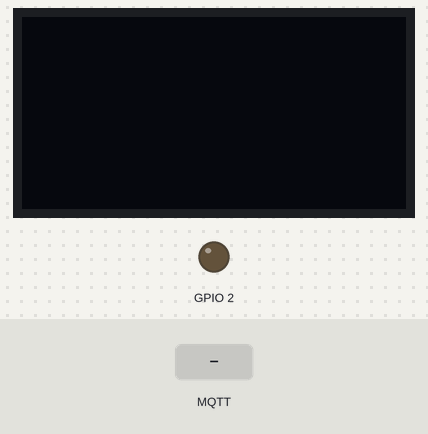
A sketch run on a simulated ESP8266 (NodeMCU). Shown: 128×64 one-colour display, output pins drawn as LEDs (lit = HIGH, except the on-board LED, lit = LOW). The inputs (shaded band) are chosen by the test bench. WiFi joins after 1.5 s; servers stay silent unless stated; the local clock reads 2024-03-15 10:24:30 at power-on unless the sketch sets it; no MQTT or app messages arrive unless stated; what the sketch prints to the serial monitor is not drawn.

Above: at 2.8 s.
2.9 s: MQTT message "1" arrives on the first subscribed topic
At 3.07 s:
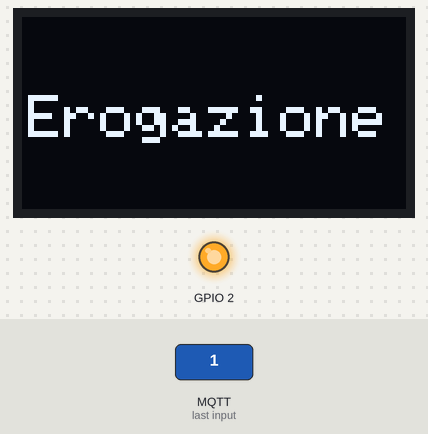
5.3 s: MQTT message "0" arrives on the first subscribed topic
At 5.47 s:
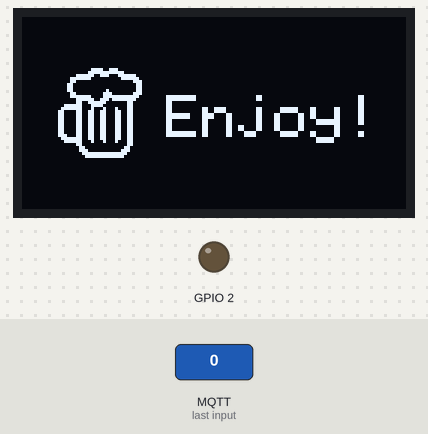
7.7 s: MQTT message "2" arrives on the first subscribed topic
At 8.9 s:
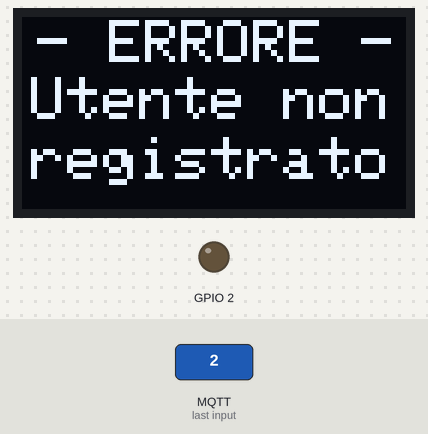
9.9 s: MQTT message "1" arrives on the first subscribed topic
At 11.97 s:
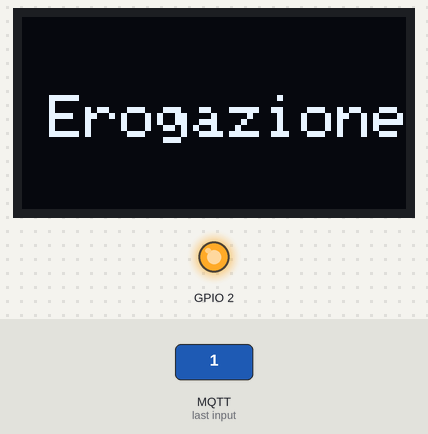
12.9 s: MQTT message "2" arrives on the first subscribed topic
At 16.7 s:
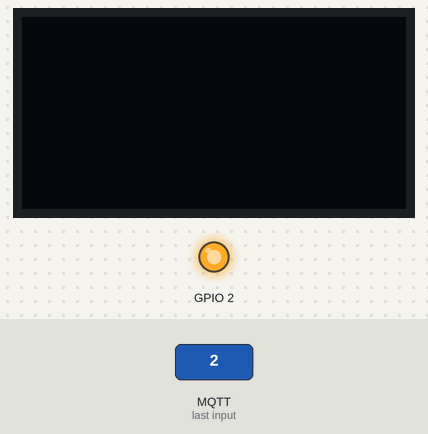
Timing chart, 0 to 18.2 s (numbered marks = the images above; inputs shaded):
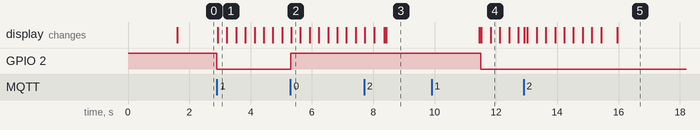

The sketch:

esp8266_pump_authtls.ino
```cpp
#include <ESP8266WiFi.h>
#include <PubSubClient.h>
#include <Adafruit_GFX.h>
#include <Adafruit_SSD1306.h>
#include <SPI.h>


// Le righe di codice che azionano il pin per attivare il relay sono state commentate in quanto la scheda
// non è in grado di fornire una corrente sufficiente a mantenere sia il realy che lo schermo attivi.


const char* ssid = "dev";
const char* password = "WbdL57ak12";
//const char* broker = "192.168.1.110";
IPAddress broker(192,168,1,110);
const char* topic = "beer/pump1";
const int port = 8883; //8883 per tls, 1883 per testing


int idPompa = 1;
int relayPin = 4;

#define SCREEN_WIDTH 128  // OLED display width, in pixels
#define SCREEN_HEIGHT 64  // OLED display height, in pixels
#define OLED_RESET -1     // Reset pin # (or -1 if sharing Arduino reset pin)
#define beer_height 32
#define beer_width 32
Adafruit_SSD1306 display(SCREEN_WIDTH, SCREEN_HEIGHT, &Wire, OLED_RESET);
static const unsigned char PROGMEM logo_bmp[] = { B00000000, B00000000, B00000000, B00000000,
                                                  B00000000, B00000111, B10011100, B00000000,
                                                  B00000000, B00001111, B11111111, B00000000,
                                                  B00000000, B11111100, B11100011, B11110000,
                                                  B00000011, B11111000, B00000001, B11111000,
                                                  B00000011, B00000000, B00000000, B00011100,
                                                  B00000110, B00000000, B00000000, B00001100,
                                                  B00000110, B00000000, B00000000, B00001100,
                                                  B00000110, B00000000, B00100000, B00001100,
                                                  B00000011, B00000000, B01110000, B00011100,
                                                  B00000011, B11111000, B01111111, B11111000,
                                                  B00000000, B11111100, B11101111, B11110000,
                                                  B00000000, B11001111, B11000000, B01100000,
                                                  B00001111, B11000111, B10000000, B01100000,
                                                  B00011111, B11000100, B01000100, B01100000,
                                                  B00110000, B11001100, B11000110, B01100000,
                                                  B00110000, B11001100, B11000110, B01100000,
                                                  B00110000, B11001100, B11000110, B01100000,
                                                  B00110000, B11001100, B11000110, B01100000,
                                                  B00110000, B11001100, B11000110, B01100000,
                                                  B00110000, B11001100, B11000110, B01100000,
                                                  B00110000, B11001100, B11000110, B01100000,
                                                  B00110000, B11001100, B11000110, B01100000,
                                                  B00111000, B11001100, B11000110, B01100000,
                                                  B00011111, B11001100, B11000110, B01100000,
                                                  B00001111, B11000100, B01000100, B01100000,
                                                  B00000000, B11000000, B00000000, B01100000,
                                                  B00000000, B01100000, B00000000, B11000000,
                                                  B00000000, B01110000, B00000001, B11000000,
                                                  B00000000, B00111111, B11111111, B10000000,
                                                  B00000000, B00011111, B11111111, B00000000,
                                                  B00000000, B00000000, B00000000, B00000000 };


//certs for esp8266 pump
const char* ca_cert = \
"-----BEGIN CERTIFICATE-----\n" \
"MIIDnTCCAoWgAwIBAgIUcb6V2nxgsru5LWsgMkslH7WswiowDQYJKoZIhvcNAQEL\n" \
"BQAwXjELMAkGA1UEBhMCSVQxDjAMBgNVBAgMBWl0YWx5MRAwDgYDVQQHDAd0cmll\n" \
"c3RlMQ4wDAYDVQQKDAV1bml1ZDENMAsGA1UECwwEZG1pZjEOMAwGA1UEAwwFYXJ6\n" \
"b24wHhcNMjMxMTMwMTE0NzEwWhcNMjQxMTI5MTE0NzEwWjBeMQswCQYDVQQGEwJJ\n" \
"VDEOMAwGA1UECAwFaXRhbHkxEDAOBgNVBAcMB3RyaWVzdGUxDjAMBgNVBAoMBXVu\n" \
"aXVkMQ0wCwYDVQQLDARkbWlmMQ4wDAYDVQQDDAVhcnpvbjCCASIwDQYJKoZIhvcN\n" \
"AQEBBQADggEPADCCAQoCggEBAMunCxSraNNn1J0TAM6T1V1G6NosALZM+4Pd80PI\n" \
"1ghUU2GN5qkt71pYGr2ugeb8dzk3cfWkAnULzXDSxc2jDcY2pgz4pt7i7fO6/1Uj\n" \
"eWqwoZXGurtctOPGZqPKtHjDOFiyR6HConXse0fHhVqw15jGZZb06CXV+JmP959r\n" \
"D1s1DpcZx/pAxRmQu3xnzc0xkOFl2222EMlRuMbqaxxkStb3c+ebO7EuFQ0ONenf\n" \
"dNRSjIxpZpn1FvFOgQ2P5qMCmSEtT8qiE9NQ8/HpXTZANTkvAuRACMnXJrkBslow\n" \
"7MMtCP6fiMT+4s+cXLR16smOpdModmsDJ5sDWREirzW1TQMCAwEAAaNTMFEwHQYD\n" \
"VR0OBBYEFPQFKgjLzjTOruqfJiVJgMRWx2UAMB8GA1UdIwQYMBaAFPQFKgjLzjTO\n" \
"ruqfJiVJgMRWx2UAMA8GA1UdEwEB/wQFMAMBAf8wDQYJKoZIhvcNAQELBQADggEB\n" \
"AB/0ULDIrUhrEpXLc3/hZPpHYdgheDksHN5clOr4o/mvUP76iJvQu+S3AqtyGyOv\n" \
"ouoSCTW+55es/LeMB2zy9U9LJyHZ9s0v3Frf2/FDla/CoJ9Ue+2gLeCkZaxbbL8m\n" \
"XRhujm/1vK4vqW+S2RjIcw8deKO5aRqUb4ZJ5bfeyg+ok2E5nk0SCzXvaibKRs5L\n" \
"uJW3g7MHZ5WfkVW+sq1bhKZpUu59e7k3JSFJ7JaI2t4/ycMK7vaLL+8s2txi6I0W\n" \
"dmRTvQ6a+u2o+UcKBX3qfneqzfH6NuywwCFmjmxfgjY6A5I4U+DGkcnECc5fE9uD\n" \
"xt/tqr1FYpVHlOvBkGVRPdI=\n" \
"-----END CERTIFICATE-----\n";

const char* client_cert = \
"-----BEGIN CERTIFICATE-----\n" \
"MIIDRTCCAi0CFBgVnFDC2qnHMF4kDigUAHqvxH4hMA0GCSqGSIb3DQEBCwUAMF4x\n" \
"CzAJBgNVBAYTAklUMQ4wDAYDVQQIDAVpdGFseTEQMA4GA1UEBwwHdHJpZXN0ZTEO\n" \
"MAwGA1UECgwFdW5pdWQxDTALBgNVBAsMBGRtaWYxDjAMBgNVBAMMBWFyem9uMB4X\n" \
"DTIzMTEzMDE3MzIxN1oXDTI0MTEyOTE3MzIxN1owYDELMAkGA1UEBhMCSVQxDjAM\n" \
"BgNVBAgMBWl0YWx5MRAwDgYDVQQHDAd0cmllc3RlMQ4wDAYDVQQKDAV1bml1ZDEN\n" \
"MAsGA1UECwwEZG1pZjEQMA4GA1UEAwwHZXNwODI2NjCCASIwDQYJKoZIhvcNAQEB\n" \
"BQADggEPADCCAQoCggEBAOJYko7Ny/6hw5z8h3L4zwvyBzzWcJyluky46JHE1J4z\n" \
"jdeT6CRagzjgOpkbBMCUeami2QtNuDbfHyINEAfGLiHoSk7YKJwoHdod5kmH7vaq\n" \
"b8Ely5LWGvnWEfy/OFDSYlMk9WhGtq//+02DKO6OE+p+g1ZIirNF4WWO7eBXl9RK\n" \
"Fw+4iHb54mUCp7leVuZFn6ATyGNBIgdoT4iyFzGyukHlucLY1qr/2y6pJE9mmy3y\n" \
"9xBrs8Nl9sXjNPTO1Ww+aEmqnqoczy8EnGS2LvAqH3aY8ijvrcE39TkTWqwyE/hQ\n" \
"QUk9S8IWEOWENE9gmUklsgzwsO78b50UWb4V1x7GmF0CAwEAATANBgkqhkiG9w0B\n" \
"AQsFAAOCAQEAuwKCPIiLDHRAwnR2QyF/+pJyPaeEgzTY4bdmgEja6egM/t4j4DBM\n" \
"Ha3GN2r6undDn7VPtJj418y67jAmlsz5zU3wPAoWJEO0FGb0XdggX0y3s8LSfUxS\n" \
"JBLksHxNNpA18/cfzHoSDJ/7Xs2aOMu+E9+PpDwRQEdCrb6PH2nfCKclsUf60RnM\n" \
"/OVJcNwyYqc5Fzl4DI2ueU74ZGZXaASRbGN5dSDYnIK3Buzhv0rBnPVmCBpjdGTL\n" \
"j0jZOtOEdqNjhy8It4ce9d7iWG05mYG49FxkWK/4hvd0ucTnHZZCIm3z5PDMnZ+G\n" \
"8Lm/beUwwsv4vBp+1DnjE0JI2kr58hzaQQ==\n" \
"-----END CERTIFICATE-----\n";

const char* client_private_key = \
"-----BEGIN RSA PRIVATE KEY-----\n" \
"MIIEpQIBAAKCAQEA4liSjs3L/qHDnPyHcvjPC/IHPNZwnKW6TLjokcTUnjON15Po\n" \
"JFqDOOA6mRsEwJR5qaLZC024Nt8fIg0QB8YuIehKTtgonCgd2h3mSYfu9qpvwSXL\n" \
"ktYa+dYR/L84UNJiUyT1aEa2r//7TYMo7o4T6n6DVkiKs0XhZY7t4FeX1EoXD7iI\n" \
"dvniZQKnuV5W5kWfoBPIY0EiB2hPiLIXMbK6QeW5wtjWqv/bLqkkT2abLfL3EGuz\n" \
"w2X2xeM09M7VbD5oSaqeqhzPLwScZLYu8CofdpjyKO+twTf1ORNarDIT+FBBST1L\n" \
"whYQ5YQ0T2CZSSWyDPCw7vxvnRRZvhXXHsaYXQIDAQABAoIBAQCaczYOm/+HUXrZ\n" \
"tLf4jC88R3sI2IsfWTc3AzYvwdAT47n2UMcnh1vjg554uycTAj3Cs4zHWdFKIBZu\n" \
"ddtqcqEoIgoSow2TAQzduWla45b8WnDHq7KuD8t4j8rWXOVgwS627ZFIBnjCwDoL\n" \
"OmTD489TQ+D7D6UVj6muU0mevCauhFcqsEWOnTBYNUvEkJEq6r2Hs0SQy07WdLt3\n" \
"Gw0sfOXJmph/QbBCjil3p5NbwpgTlBp3OX9M6rpFKvmLAiy+pHRkLtGUnl6J+y22\n" \
"OK7ZsMQ4EPuLhUDuWf/rtOrZtlsfJUD+Z5DDI19d2Q6ufrhyMnpvpUfj3B4Qzjoz\n" \
"eheb4PtBAoGBAP0OAZpIrYXXAUjJfWueccKMLAFpBSB6beoWy/xEh0fUNOhQPDM5\n" \
"4Iod9KKpSsSQ1o8IbPBewmJMFzj0ooJgeOayzUP5Fh84Jy7RL8ptJoMVdoQBbwqW\n" \
"W8crrIuyIKM+nssyZpmhipjeaJYyMe7EQCwNkBXkYLSaJAmiEm0grE0LAoGBAOT6\n" \
"/FsXHBk0HwYgt9pcpHZMI2zT26c7EwYHnVtFxfMrd6cTY6vAoiILkenFH9ivXBL4\n" \
"CRNoba7DaCgFsXR48UUWzO0grV3xCf1Gu/Hqm2QXX4Bmskz1ZjgYRfshz+yeNqKs\n" \
"c4GdFiAAMLQk+4SYQGbviJaXupYGn6YazE2/fwE3AoGBAJzi7R1xB5udw98ThF2P\n" \
"WuoJq1KogJQ1MyXZQlhBSDnBF5gb/man8EzQ65VZLdCWF1+QErInnY4BrLgT+xin\n" \
"pO0qV1ZX/F4YmzpMWLvAVgsY6GRI20YOGBJwQkZNhiyPKzXBJpkC7QF/ignsTsbA\n" \
"ByUIt5bLAyWVFtieEZx0kD4nAoGBAJwUeO+eUQjc/kivBKNTgscgHwWPY6oaGl2B\n" \
"00DjzopylpzMGqR4KgwK1usB8zNAVQKZD5arGBiIGfct6kf6KHtvj0AThhkCtExw\n" \
"aqv7vu/6/p4HYoISxBp4cTs9UP142sUHx7QR34LwnkIs80TugvenTvNXeVfKLAiN\n" \
"O7XDUk8BAoGASp3BAV6qvLhbodcv4JoT9m8fc5mR08ZlBrJVae2fqZ/blr1kM4Bu\n" \
"Mt69yW2JJ+mmZQ/oKDBog8fGccUYfFSAY9c+rPe59UIiNdttCqaTz7wMOHU6xjDY\n" \
"fxHg38hCZy0Y6tgf6zQkxgAkD5xxEj/URNjUDjhgT4PivuRYrY4yfWw=\n" \
"-----END RSA PRIVATE KEY-----\n";


BearSSL::WiFiClientSecure espClient;
PubSubClient client(espClient);

//Setting up clock for certificate requirements
void setClock(){
  configTime(3 * 3600, 0, "pool.ntp.org", "time.nist.gov");

  Serial.print("Waiting for NTP time sync: ");
  time_t now = time(nullptr);
  while (now < 8 * 3600 * 2) {
    delay(500);
    Serial.print(".");
    now = time(nullptr);
  }
  Serial.println("");
  struct tm timeinfo;
  gmtime_r(&now, &timeinfo);
  Serial.print("Current time: ");
  Serial.print(asctime(&timeinfo));
}

void setup_wifi() {
  delay(50);

  WiFi.mode(WIFI_STA);
  WiFi.begin(ssid, password);

  while (WiFi.status() != WL_CONNECTED) {
    delay(500);
    Serial.print(".");
  }

  Serial.println("");
  Serial.print("Connected, IP address: ");
  Serial.println(WiFi.localIP());
}

void callback(char* topic, byte* payload, unsigned int length) {
  Serial.println("Arrivato un messaggio");
  // Test, 0 spegne led, 1 lo accende
  // TODO: Se 2 invia un messaggio di errore su LCD per 5 secondi - OK

  switch ((char)payload[0]) {
    case '1':  //Eroga
      digitalWrite(BUILTIN_LED, LOW);
      //digitalWrite(relayPin, HIGH);
      Serial.println("Apro pompa");
      showErogazione();
      break;
    case '0':  //Stop
      digitalWrite(BUILTIN_LED, HIGH);
      //digitalWrite(relayPin, LOW);
      Serial.println("Chiudo pompa");
      showBeer();
      break;
    case '2':  //Errore
      showError();
      break;
  }
}

void reconnect() {
  while (!client.connected()) {
    Serial.print("Connessione MQTT...");
    String clientId = "ESP8266 - Pump 1 ";

    if (client.connect(clientId.c_str(),"admin","password")) {
      Serial.println("Connected");
      client.subscribe(topic);
    } else {
      //Serial.println("Fallito, riprovo");
      Serial.print("failed, rc=");
      Serial.print(client.state());
      delay(2000);
    }
  }
}

void resetScreen() {
  display.stopscroll();
  display.invertDisplay(false);
  display.clearDisplay();
  display.display();
  delay(50);
}

void showBeer() {
  display.clearDisplay();
  display.invertDisplay(false);
  display.drawBitmap(
    10,
    (display.height() - beer_height) / 2,
    logo_bmp, beer_width, beer_height, 1);
  display.setTextSize(2);
  display.setTextColor(WHITE);
  display.setCursor(48, 10 + (display.height() - beer_height) / 2);
  display.println(F("Enjoy!"));
  display.display();
  display.startscrollright(0x00, 0x0F);
  delay(3000);
  resetScreen();
}

void showErogazione() {
  display.clearDisplay();
  display.invertDisplay(false);
  display.setTextSize(2);
  display.setTextColor(WHITE);
  display.setCursor(2, 10 + (display.height() - beer_height) / 2);
  display.println(F("Erogazione"));
  display.display();
  display.startscrollright(0x00, 0x0F);
}

void showError() {
  display.clearDisplay();
  display.setCursor(5, 1);
  display.setTextSize(2);
  display.setTextColor(WHITE);
  display.println(F("- ERRORE -"));
  display.setCursor(3, 20);
  display.println(F("Utente non"));
  display.setCursor(3, 40);
  display.println(F("registrato"));
  display.display();
  delay(3000);
  resetScreen();
}

void setup() {
  pinMode(BUILTIN_LED, OUTPUT);
  digitalWrite(BUILTIN_LED, HIGH);
  //pinMode(relayPin, OUTPUT);
  //digitalWrite(relayPin, LOW);
  Serial.begin(9600);

  //NB: BearSSL è l'evoluzione della lib WifiClientSecure, non provare ad usarla come per esp32
  //Setting up CA cert and clientesp8266 cert/key
  BearSSL::X509List *serverTrustedCA = new BearSSL::X509List(ca_cert);
  BearSSL::X509List *serverCertList = new BearSSL::X509List(client_cert);
  BearSSL::PrivateKey *serverPrivKey = new BearSSL::PrivateKey(client_private_key);

  //Nuovi metodi invece di setCAcert, setCertificate, setPrivateKey di esp32
  espClient.setTrustAnchors(serverTrustedCA);
  espClient.setClientRSACert(serverCertList, serverPrivKey);
  setup_wifi();
  //Deve controllare la scadenza del certificato
  setClock();
  client.setServer(broker, port);
  client.setCallback(callback);

  if (!display.begin(SSD1306_SWITCHCAPVCC, 0x3C)) {
    Serial.println(F("SSD1306 allocation failed"));
    for (;;)
      ;  // Don't proceed, loop forever
  }
  display.clearDisplay();
  display.display();
}

void loop() {

  if (!client.connected()) {
    reconnect();
  }
  client.loop();
}
```

Measured:
- after the input at 2.9 s, GPIO 2: HIGH → LOW at once; the display: changes at once (image 1)
- after the input at 5.3 s, GPIO 2: LOW → HIGH at once; the display: changes at once (image 2)
- after the input at 7.7 s, the display: first differs from a run without the input after 0.73 s (image 3)
- after the input at 9.9 s, GPIO 2: HIGH → LOW after 1.6 s; the display: first differs from a run without the input after 1.6 s (image 4 shows a later state)
- after the input at 12.9 s, the display: first changes at once (image 5 shows a later state)
